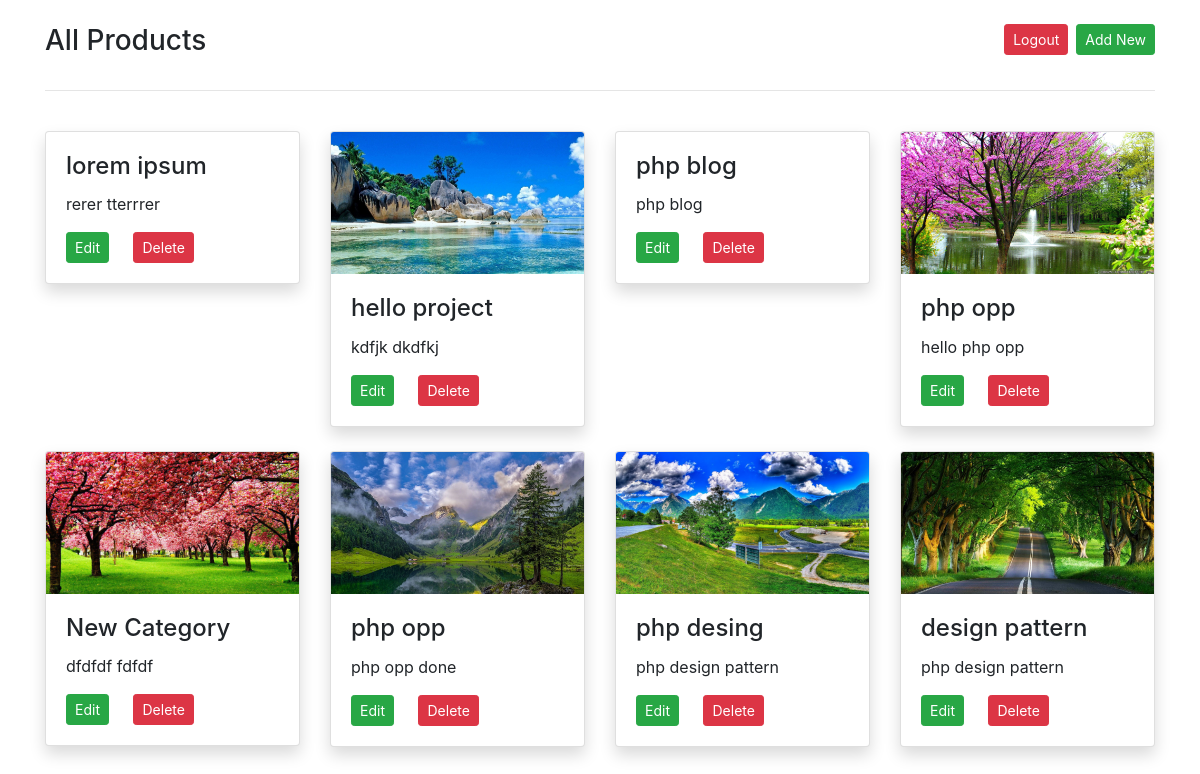
The app's page /main.php (signed in) with its own data.
### tables this page shows
CREATE TABLE `products` (
  `id` int(255) NOT NULL,
  `image` varchar(191) NOT NULL,
  `name` varchar(191) NOT NULL,
  `description` varchar(191) NOT NULL
);

### controller/Connection.php (called while the page is built, shortened)
<?php
class Connection{
    public $host = 'localhost';
    public $user = 'root';
    public $password = '';
    public $dbname = 'product_upload';
    public function connection()
    {
        $connect = mysqli_connect($this->host,$this->user,$this->password,$this->dbname);
        if ($connect == true) {
            return $connect;
        }else{
            echo 'connection failed';
        }
    }
    public function runSqlQuery($query){
        $runSelectSql = mysqli_query($this->connection(),$query);
        if ($runSelectSql == true){
            return $runSelectSql;
        }else{
            return  false;
        }
    }
}

### controller/Product.php (called while the page is built, shortened)
<?php
include 'Connection.php';
class Product{
    public function index()
    {
        $selectProduct = "SELECT * FROM `products`";
        $connection = new Connection();
        $runSelectProduct = $connection->runSqlQuery($selectProduct);
        if ($runSelectProduct == true) {
            return $runSelectProduct;
        }else{
            return  false;
        }
    }
}

### main.php (the view, shortened to what this page needs)
<?php
include 'controller/Product.php';
$product = new Product();
$selectProduct = $product->index();
?>
<!DOCTYPE html>
<html lang="en">
<head>
    <link rel="stylesheet" href="asset/css/bootstrap.min.css">
    <link rel="stylesheet" href="asset/css/style.css">
</head>
<body>
<div class="container">
    <div class="row">
        <div class="col-md-12">
            <div class="clearfix my-4">
                <h3 class="text-center float-left">All Products</h3>
                <a href="views/product/add.php" class="float-right btn btn-success btn-sm ml-2">Add New</a>
                <a href="views/auth/logout.php" class="float-right btn btn-danger btn-sm">Logout</a>
            </div>
            <hr>
        </div>
    </div>
    <div class="row mb-5">
        <?php while ($product = mysqli_fetch_assoc($selectProduct)){?>
            <div class="col-lg-3 col-md-6 col-sm-12">
                <div class="card shadow mt-4">
                    <img src="asset/images/<?php echo $product['image']?>" class="card-img-top" alt="">
                    <div class="card-body">
                        <h4 class="card-title"><?php echo $product['name']?></h4>
                        <p class="card-text"><?php echo $product['description']?></p>
                        <a href="views/product/edit.php?id=<?php echo $product['id']?>&image=<?php echo $product['image']?>" class="card-link btn btn-success btn-sm">Edit</a>
                        <a href="main.php?id=<?php echo $product['id']?>&image=<?php echo $product['image']?>" onclick="return confirm('Do you want to delete?')" class="card-link btn btn-danger btn-sm">Delete</a>
                    </div>
                </div>
            </div>
        <?php }?>
    </div>
</div>
</body>
</html>

### records on screen
products: name "lorem ipsum", description "rerer tterrrer"
products: image (picture), name "hello project", description "kdfjk dkdfkj"
products: name "php blog", description "php blog"
products: image (picture), name "php opp", description "hello php opp"
products: image (picture), name "New Category", description "dfdfdf fdfdf"
products: image (picture), name "php opp", description "php opp done"
products: image (picture), name "php desing", description "php design pattern"
products: image (picture), name "design pattern", description "php design pattern"
